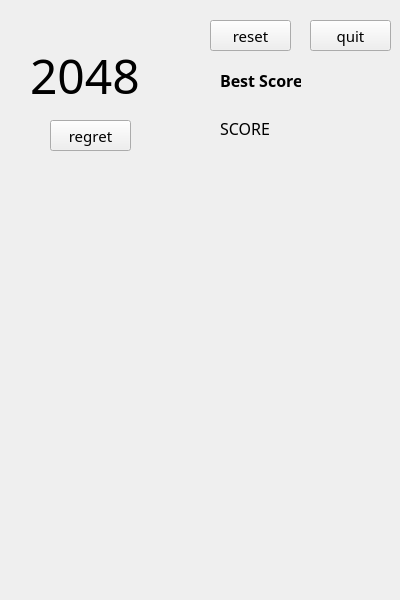
<?xml version="1.0" encoding="UTF-8"?>
<ui version="4.0">
 <class>playing</class>
 <widget class="QWidget" name="playing">
  <property name="geometry">
   <rect>
    <x>0</x>
    <y>0</y>
    <width>400</width>
    <height>600</height>
   </rect>
  </property>
  <property name="windowTitle">
   <string>Form</string>
  </property>
  <widget class="QLabel" name="label_board">
   <property name="geometry">
    <rect>
     <x>50</x>
     <y>150</y>
     <width>311</width>
     <height>341</height>
    </rect>
   </property>
   <property name="text">
    <string/>
   </property>
   <property name="pixmap">
    <pixmap resource="2048picture.qrc">:/new/prefix1/2048board.PNG</pixmap>
   </property>
  </widget>
  <widget class="QLabel" name="label00">
   <property name="geometry">
    <rect>
     <x>60</x>
     <y>180</y>
     <width>61</width>
     <height>61</height>
    </rect>
   </property>
   <property name="focusPolicy">
    <enum>Qt::NoFocus</enum>
   </property>
   <property name="text">
    <string/>
   </property>
  </widget>
  <widget class="QLabel" name="label01">
   <property name="geometry">
    <rect>
     <x>130</x>
     <y>180</y>
     <width>61</width>
     <height>61</height>
    </rect>
   </property>
   <property name="focusPolicy">
    <enum>Qt::NoFocus</enum>
   </property>
   <property name="text">
    <string/>
   </property>
  </widget>
  <widget class="QLabel" name="label02">
   <property name="geometry">
    <rect>
     <x>200</x>
     <y>180</y>
     <width>71</width>
     <height>61</height>
    </rect>
   </property>
   <property name="focusPolicy">
    <enum>Qt::NoFocus</enum>
   </property>
   <property name="text">
    <string/>
   </property>
  </widget>
  <widget class="QLabel" name="label03">
   <property name="geometry">
    <rect>
     <x>280</x>
     <y>180</y>
     <width>61</width>
     <height>61</height>
    </rect>
   </property>
   <property name="focusPolicy">
    <enum>Qt::NoFocus</enum>
   </property>
   <property name="text">
    <string/>
   </property>
  </widget>
  <widget class="QLabel" name="label10">
   <property name="geometry">
    <rect>
     <x>60</x>
     <y>250</y>
     <width>61</width>
     <height>71</height>
    </rect>
   </property>
   <property name="focusPolicy">
    <enum>Qt::NoFocus</enum>
   </property>
   <property name="text">
    <string/>
   </property>
  </widget>
  <widget class="QLabel" name="label11">
   <property name="geometry">
    <rect>
     <x>130</x>
     <y>250</y>
     <width>61</width>
     <height>71</height>
    </rect>
   </property>
   <property name="focusPolicy">
    <enum>Qt::NoFocus</enum>
   </property>
   <property name="text">
    <string/>
   </property>
  </widget>
  <widget class="QLabel" name="label12">
   <property name="geometry">
    <rect>
     <x>200</x>
     <y>250</y>
     <width>71</width>
     <height>71</height>
    </rect>
   </property>
   <property name="focusPolicy">
    <enum>Qt::TabFocus</enum>
   </property>
   <property name="text">
    <string/>
   </property>
  </widget>
  <widget class="QLabel" name="label13">
   <property name="geometry">
    <rect>
     <x>280</x>
     <y>250</y>
     <width>61</width>
     <height>71</height>
    </rect>
   </property>
   <property name="focusPolicy">
    <enum>Qt::NoFocus</enum>
   </property>
   <property name="text">
    <string/>
   </property>
  </widget>
  <widget class="QLabel" name="label21">
   <property name="geometry">
    <rect>
     <x>130</x>
     <y>320</y>
     <width>61</width>
     <height>71</height>
    </rect>
   </property>
   <property name="focusPolicy">
    <enum>Qt::NoFocus</enum>
   </property>
   <property name="text">
    <string/>
   </property>
  </widget>
  <widget class="QLabel" name="label23">
   <property name="geometry">
    <rect>
     <x>280</x>
     <y>320</y>
     <width>61</width>
     <height>71</height>
    </rect>
   </property>
   <property name="focusPolicy">
    <enum>Qt::NoFocus</enum>
   </property>
   <property name="text">
    <string/>
   </property>
  </widget>
  <widget class="QLabel" name="label33">
   <property name="geometry">
    <rect>
     <x>280</x>
     <y>400</y>
     <width>61</width>
     <height>61</height>
    </rect>
   </property>
   <property name="focusPolicy">
    <enum>Qt::NoFocus</enum>
   </property>
   <property name="text">
    <string/>
   </property>
  </widget>
  <widget class="QLabel" name="label30">
   <property name="geometry">
    <rect>
     <x>60</x>
     <y>400</y>
     <width>61</width>
     <height>61</height>
    </rect>
   </property>
   <property name="focusPolicy">
    <enum>Qt::NoFocus</enum>
   </property>
   <property name="text">
    <string/>
   </property>
  </widget>
  <widget class="QLabel" name="label22">
   <property name="geometry">
    <rect>
     <x>200</x>
     <y>320</y>
     <width>71</width>
     <height>71</height>
    </rect>
   </property>
   <property name="focusPolicy">
    <enum>Qt::NoFocus</enum>
   </property>
   <property name="text">
    <string/>
   </property>
  </widget>
  <widget class="QLabel" name="label31">
   <property name="geometry">
    <rect>
     <x>130</x>
     <y>400</y>
     <width>71</width>
     <height>61</height>
    </rect>
   </property>
   <property name="focusPolicy">
    <enum>Qt::NoFocus</enum>
   </property>
   <property name="text">
    <string/>
   </property>
  </widget>
  <widget class="QLabel" name="label32">
   <property name="geometry">
    <rect>
     <x>200</x>
     <y>400</y>
     <width>71</width>
     <height>61</height>
    </rect>
   </property>
   <property name="focusPolicy">
    <enum>Qt::NoFocus</enum>
   </property>
   <property name="text">
    <string/>
   </property>
  </widget>
  <widget class="QLabel" name="label20">
   <property name="geometry">
    <rect>
     <x>60</x>
     <y>320</y>
     <width>61</width>
     <height>71</height>
    </rect>
   </property>
   <property name="focusPolicy">
    <enum>Qt::NoFocus</enum>
   </property>
   <property name="text">
    <string/>
   </property>
  </widget>
  <widget class="QPushButton" name="pushButton_2">
   <property name="geometry">
    <rect>
     <x>210</x>
     <y>20</y>
     <width>81</width>
     <height>31</height>
    </rect>
   </property>
   <property name="font">
    <font>
     <family>Hobo Std</family>
     <pointsize>11</pointsize>
    </font>
   </property>
   <property name="acceptDrops">
    <bool>false</bool>
   </property>
   <property name="text">
    <string>reset</string>
   </property>
  </widget>
  <widget class="QLabel" name="label">
   <property name="geometry">
    <rect>
     <x>220</x>
     <y>120</y>
     <width>71</width>
     <height>16</height>
    </rect>
   </property>
   <property name="font">
    <font>
     <family>Hobo Std</family>
     <pointsize>12</pointsize>
    </font>
   </property>
   <property name="text">
    <string>SCORE</string>
   </property>
  </widget>
  <widget class="QLabel" name="label_score">
   <property name="geometry">
    <rect>
     <x>280</x>
     <y>110</y>
     <width>101</width>
     <height>31</height>
    </rect>
   </property>
   <property name="font">
    <font>
     <family>ICBM SS-25</family>
     <pointsize>28</pointsize>
     <weight>75</weight>
     <bold>true</bold>
    </font>
   </property>
   <property name="text">
    <string/>
   </property>
  </widget>
  <widget class="QLabel" name="label_winlose">
   <property name="geometry">
    <rect>
     <x>60</x>
     <y>499</y>
     <width>281</width>
     <height>81</height>
    </rect>
   </property>
   <property name="font">
    <font>
     <family>Harry Potter</family>
     <pointsize>36</pointsize>
     <weight>75</weight>
     <bold>true</bold>
    </font>
   </property>
   <property name="text">
    <string/>
   </property>
  </widget>
  <widget class="QLabel" name="label_2">
   <property name="geometry">
    <rect>
     <x>30</x>
     <y>40</y>
     <width>141</width>
     <height>71</height>
    </rect>
   </property>
   <property name="font">
    <font>
     <family>Mickey</family>
     <pointsize>36</pointsize>
    </font>
   </property>
   <property name="text">
    <string>2048</string>
   </property>
  </widget>
  <widget class="QPushButton" name="pushButton_3">
   <property name="geometry">
    <rect>
     <x>310</x>
     <y>20</y>
     <width>81</width>
     <height>31</height>
    </rect>
   </property>
   <property name="font">
    <font>
     <family>Hobo Std</family>
     <pointsize>11</pointsize>
    </font>
   </property>
   <property name="acceptDrops">
    <bool>false</bool>
   </property>
   <property name="text">
    <string>quit</string>
   </property>
  </widget>
  <widget class="QPushButton" name="pushButton_4">
   <property name="geometry">
    <rect>
     <x>50</x>
     <y>120</y>
     <width>81</width>
     <height>31</height>
    </rect>
   </property>
   <property name="font">
    <font>
     <family>Hobo Std</family>
     <pointsize>11</pointsize>
    </font>
   </property>
   <property name="acceptDrops">
    <bool>false</bool>
   </property>
   <property name="text">
    <string>regret</string>
   </property>
  </widget>
  <widget class="QLabel" name="label_3">
   <property name="geometry">
    <rect>
     <x>220</x>
     <y>70</y>
     <width>81</width>
     <height>21</height>
    </rect>
   </property>
   <property name="font">
    <font>
     <family>Magik</family>
     <pointsize>12</pointsize>
     <weight>75</weight>
     <bold>true</bold>
    </font>
   </property>
   <property name="text">
    <string>Best Score</string>
   </property>
  </widget>
  <widget class="QLabel" name="label_bestscore">
   <property name="geometry">
    <rect>
     <x>290</x>
     <y>70</y>
     <width>81</width>
     <height>21</height>
    </rect>
   </property>
   <property name="font">
    <font>
     <family>Magik</family>
     <pointsize>12</pointsize>
     <weight>75</weight>
     <bold>true</bold>
    </font>
   </property>
   <property name="text">
    <string/>
   </property>
  </widget>
 </widget>
 <resources>
  <include location="2048picture.qrc"/>
 </resources>
 <connections>
  <connection>
   <sender>pushButton_3</sender>
   <signal>clicked()</signal>
   <receiver>playing</receiver>
   <slot>close()</slot>
   <hints>
    <hint type="sourcelabel">
     <x>339</x>
     <y>29</y>
    </hint>
    <hint type="destinationlabel">
     <x>365</x>
     <y>74</y>
    </hint>
   </hints>
  </connection>
 </connections>
</ui>
